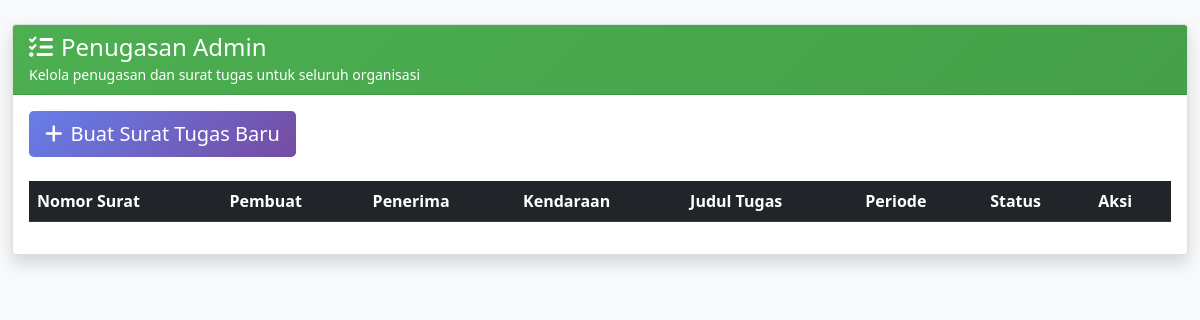
The page /pages/penugasan_admin.php (signed in) on the database as committed earlier.
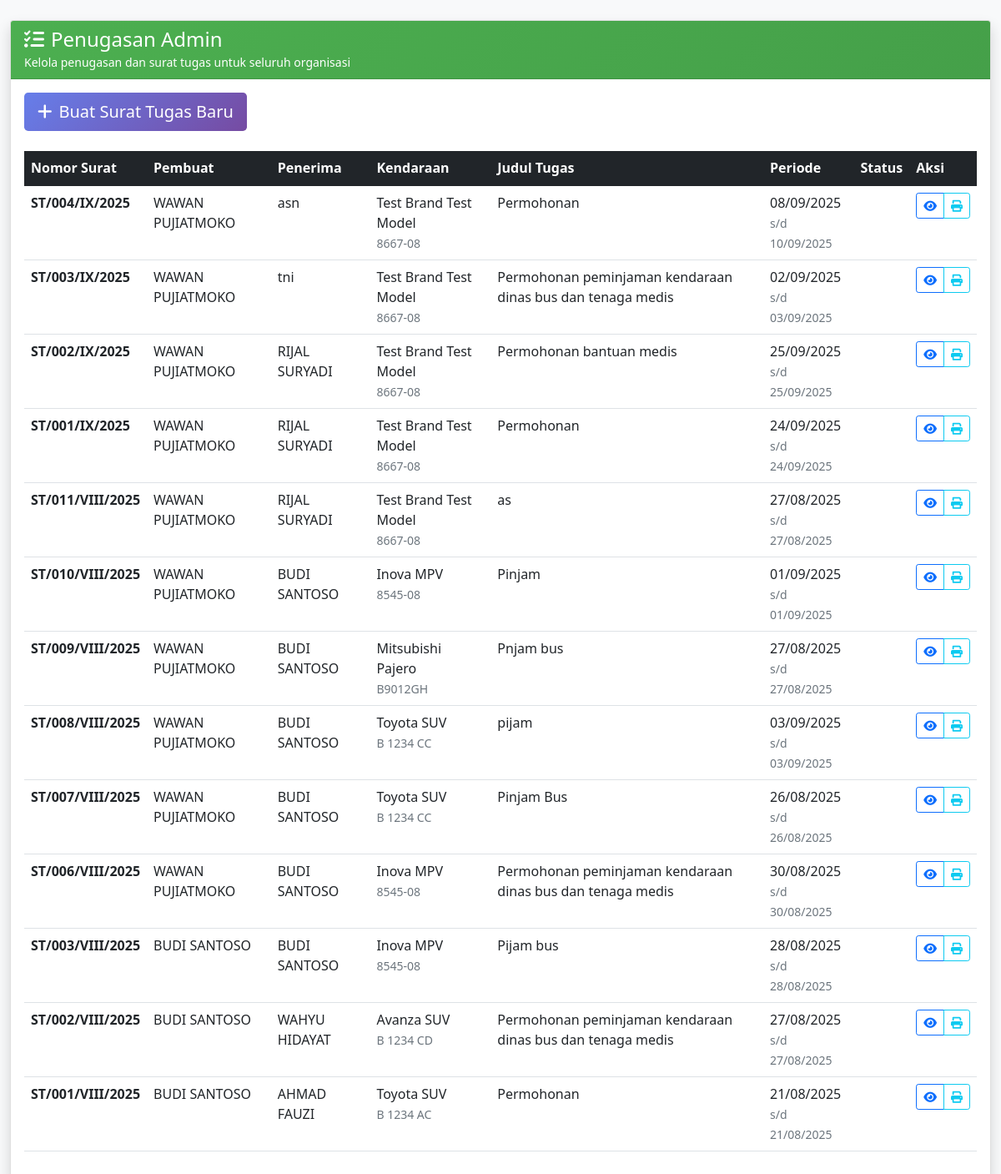
The same page on the database as committed later.
### tables this page shows
CREATE TABLE `surat_tugas` (
  `id` int(11) NOT NULL,
  `nomor_surat` varchar(50) NOT NULL,
  `tanggal_surat` date NOT NULL,
  `klasifikasi` varchar(20) DEFAULT 'Biasa',
  `lampiran` varchar(255) DEFAULT '-',
  `perihal` varchar(255) DEFAULT 'Permohonan peminjaman kendaraan dinas bus dan tenaga medis',
  `kepada_jabatan` varchar(100) DEFAULT 'Dandenma Mabes TNI',
  `kepada_tempat` varchar(50) DEFAULT 'Jakarta',
  `dasar_a` text DEFAULT 'Peraturan Panglima TNI Nomor 24 Tahun 2014 tentang Pengesahan Validasi Organisasi FKT dan;',
  `dasar_b` text DEFAULT 'Surat Perintah Kapusinfolahta TNI Nomor Sprin/97/XI/2023 tanggal 20 Oktober 2023 tentang Fungsi Pengadaan HUT ke-17 Pusinfolahta TNI dan;',
  `berangkat_dari` varchar(100) DEFAULT 'Pusinfolahta TNI',
  `waktu_berangkat` varchar(50) DEFAULT 'Pukul 05.00 WIB s.d selesai',
  `pejabat_ttd_jabatan` varchar(100) DEFAULT 'a.n Kepala Pusinfolahta TNI',
  `pejabat_ttd_sebagai` varchar(50) DEFAULT 'Waka,',
  `tembusan_1` varchar(100) DEFAULT 'Kapusinfolahta TNI',
  `tembusan_2` varchar(100) DEFAULT 'Asops Denma Mabes TNI',
  `tembusan_3` varchar(100) DEFAULT 'Dansetang Denma Mabes TNI',
  `tembusan_4` varchar(100) DEFAULT 'Dansakdok Denma Mabes TNI',
  `kendaraan_id` int(11) NOT NULL,
  `pengguna_id` int(11) NOT NULL,
  `tujuan` varchar(255) NOT NULL,
  `keperluan` text NOT NULL,
  `tanggal_berangkat` date NOT NULL,
  `tanggal_kembali` date DEFAULT NULL,
  `estimasi_km` int(11) DEFAULT NULL,
  `estimasi_bbm` decimal(8,2) DEFAULT NULL,
  `status` enum('Draft','Disetujui','Dalam Perjalanan','Selesai','Dibatalkan') NOT NULL DEFAULT 'Draft',
  `km_berangkat` int(11) DEFAULT NULL,
  `km_kembali` int(11) DEFAULT NULL,
  `bbm_terpakai` decimal(8,2) DEFAULT NULL,
  `laporan_perjalanan` text DEFAULT NULL,
  `pejabat_ttd` varchar(100) DEFAULT NULL,
  `created_at` timestamp NOT NULL DEFAULT current_timestamp(),
  `updated_at` timestamp NOT NULL DEFAULT current_timestamp() ON UPDATE current_timestamp(),
  `created_by` int(11) DEFAULT NULL,
  `updated_by` int(11) DEFAULT NULL,
  `dasar_list` text DEFAULT NULL,
  `tembusan_list` varchar(50) NOT NULL
);

CREATE TABLE `pengguna` (
  `id` int(11) NOT NULL,
  `nrp_nip` varchar(30) DEFAULT NULL,
  `nama_lengkap` varchar(100) NOT NULL,
  `pangkat` varchar(50) DEFAULT NULL,
  `jabatan` enum('Baur Spri Kapus','Baurku','Baurtarlat','Bidduk TI','Caraka','Kabidduk TI','Kabidinfomin','Kabidinfoops','Kabidpamsisfo','Kapusinfolahta TNI','Kasubbid Jarkomta & Duknis','Kasubbid Pam Aplikasi','Kasubbid Pam jarkomta','Kasubbid SDM TI','Kasubbid Sisfogarku','Kasubbid Sisfointel','Kasubbid Sisfoopslat','Kasubbid Sisfopers','Kasubbid Sisfoter','Kataud','Kaurdal','Kaurpers','Kaurtu','Tamudi Kapus','Wakapusinfolahta TNI') DEFAULT NULL,
  `satuan_pns` varchar(200) DEFAULT NULL,
  `no_hp` varchar(20) DEFAULT NULL,
  `email` varchar(100) DEFAULT NULL,
  `alamat` text DEFAULT NULL,
  `status_pegawai` enum('Aktif','Pensiun','Mutasi','Non-Aktif') NOT NULL DEFAULT 'Aktif',
  `status_aktif` enum('Aktif','Tidak Aktif') NOT NULL DEFAULT 'Aktif',
  `jenis_personel` enum('TNI','PNS') DEFAULT NULL,
  `matra` varchar(100) DEFAULT NULL,
  `korps` varchar(100) DEFAULT NULL,
  `kesatuan` varchar(200) DEFAULT NULL,
  `created_at` timestamp NOT NULL DEFAULT current_timestamp(),
  `updated_at` timestamp NOT NULL DEFAULT current_timestamp() ON UPDATE current_timestamp()
);

CREATE TABLE `kendaraan` (
  `id` int(11) NOT NULL,
  `no_polisi` varchar(20) NOT NULL,
  `no_rangka` varchar(50) NOT NULL,
  `no_mesin` varchar(50) NOT NULL,
  `penanggung_jawab` enum('Baur Spri Kapus','Baurku','Baurtarlat','Bidduk TI','Caraka','Kabidduk TI','Kabidinfomin','Kabidinfoops','Kabidpamsisfo','Kapusinfolahta TNI','Kasubbid Jarkomta & Duknis','Kasubbid Pam Aplikasi','Kasubbid Pam jarkomta','Kasubbid SDM TI','Kasubbid Sisfogarku','Kasubbid Sisfointel','Kasubbid Sisfoopslat','Kasubbid Sisfopers','Kasubbid Sisfoter','Kataud','Kaurdal','Kaurpers','Kaurtu','Tamudi Kapus','Wakapusinfolahta TNI') NOT NULL,
  `pengguna_id` int(11) DEFAULT NULL,
  `merk` varchar(50) NOT NULL,
  `tipe` varchar(50) DEFAULT NULL,
  `tahun_pembuatan` year(4) DEFAULT NULL,
  `warna` varchar(30) DEFAULT NULL,
  `jenis` enum('Roda 2','Roda 4','Truk','Bus','Lainnya') DEFAULT 'Roda 4',
  `bahan_bakar` enum('Bensin','Solar','Listrik','Hybrid') DEFAULT 'Bensin',
  `no_reg` varchar(30) DEFAULT NULL,
  `no_stnk` varchar(30) DEFAULT NULL,
  `no_bpkb` varchar(30) DEFAULT NULL,
  `tanggal_berlaku_stnk` date DEFAULT NULL,
  `pemilik_stnk` varchar(100) DEFAULT NULL,
  `status_kepemilikan` enum('Satker','Pinjam Pakai') DEFAULT 'Satker',
  `satker` varchar(50) NOT NULL,
  `kode_barang` varchar(50) DEFAULT NULL,
  `kondisi` enum('Baik','Rusak Ringan','Rusak Berat') DEFAULT 'Baik',
  `status_kendaraan` enum('Operasional','Perbaikan','Rusak','Tidak Aktif') DEFAULT 'Operasional',
  `status_peminjaman` enum('Tersedia','Dipinjam','Maintenance','Rusak') DEFAULT 'Tersedia',
  `tanggal_servis_terakhir` date DEFAULT NULL,
  `last_service_km` int(11) DEFAULT NULL,
  `odometer` int(11) DEFAULT 0,
  `foto` varchar(255) DEFAULT NULL,
  `catatan` text DEFAULT NULL,
  `created_at` timestamp NOT NULL DEFAULT current_timestamp(),
  `updated_at` timestamp NOT NULL DEFAULT current_timestamp() ON UPDATE current_timestamp()
);

### pages/penugasan_admin.php (the view, shortened to what the changed rows need)
<?php
require_once __DIR__ . '/../includes/auth.php';
$surat_tugas_result = $mysqli->query("
    SELECT st.*,
           u_pembuat.nama_lengkap as pembuat_nama,
           u_penerima.nama_lengkap as penerima_nama,
          k.merk, k.tipe, k.no_polisi
    FROM surat_tugas st
    LEFT JOIN pengguna u_pembuat ON st.created_by = u_pembuat.id
    LEFT JOIN pengguna u_penerima ON st.pengguna_id = u_penerima.id
    LEFT JOIN kendaraan k ON st.kendaraan_id = k.id
    ORDER BY st.created_at DESC
");
?>
<!DOCTYPE html>
<html lang="id">
<head>
    <link href="https://cdn.jsdelivr.net/npm/bootstrap@5.1.3/dist/css/bootstrap.min.css" rel="stylesheet">
    <link href="https://cdnjs.cloudflare.com/ajax/libs/font-awesome/6.0.0/css/all.min.css" rel="stylesheet">
</head>
<body class="bg-light">
    <div class="container-fluid mt-4">
        <div class="row">
            <div class="col-12">
                <div class="card shadow">
                    <div class="card-body">
                        <div class="table-responsive">
                            <table class="table table-hover">
                                <thead class="table-dark">
                                    <tr>
                                        <th>Nomor Surat</th>
                                        <th>Pembuat</th>
                                        <th>Penerima</th>
                                        <th>Kendaraan</th>
                                        <th>Judul Tugas</th>
                                        <th>Periode</th>
                                        <th>Status</th>
                                        <th>Aksi</th>
                                    </tr>
                                </thead>
                                <tbody>
                                    <?php while ($row = $surat_tugas_result->fetch_assoc()): ?>
                                    <tr>
                                        <td><strong><?php echo htmlspecialchars($row['nomor_surat']); ?></strong></td>
                                        <td><?php echo htmlspecialchars($row['pembuat_nama']); ?></td>
                                        <td><?php echo htmlspecialchars($row['penerima_nama']); ?></td>
                                        <td>
                                                <?php echo htmlspecialchars($row['merk'] . ' ' . $row['tipe']); ?><br>
                                                <small class="text-muted"><?php echo htmlspecialchars($row['no_polisi']); ?></small>
                                        </td>
                                        <td><?php echo htmlspecialchars($row['perihal']); ?></td>
                                        <td>
                                            <?php echo date('d/m/Y', strtotime($row['tanggal_berangkat'])); ?><br>
                                            <small class="text-muted">s/d <?php echo date('d/m/Y', strtotime($row['tanggal_kembali'])); ?></small>
                                        </td>
                                        <td>
                                            <?php
                                            $status_class = '';
                                            $status_text = '';
                                            ?>
                                            <span class="status-badge <?php echo $status_class; ?>"><?php echo $status_text; ?></span>
                                        </td>
                                        <td>
                                            <div class="btn-group btn-group-sm">
                                                <button class="btn btn-outline-primary" onclick="viewSuratTugas(<?php echo $row['id']; ?>)" title="Lihat Detail">
                                                    <i class="fas fa-eye"></i>
                                                </button>
                                                <button class="btn btn-outline-info" onclick="printSuratTugas(<?php echo $row['id']; ?>)" title="Cetak PDF">
                                                    <i class="fas fa-print"></i>
                                                </button>
                                            </div>
                                        </td>
                                    </tr>
                                    <?php endwhile; ?>
                                </tbody>
                            </table>
                        </div>
                    </div>
                </div>
            </div>
        </div>
    </div>
</body>
</html>

Rows that differ between the two databases and show on the page:
added surat_tugas: nomor_surat "ST/004/IX/2025", created_by.nama_lengkap "WAWAN PUJIATMOKO", pengguna.nama_lengkap "asn", kendaraan.tipe "Test Brand Test Model", kendaraan.no_polisi "8667-08", perihal "Permohonan", tanggal_berangkat "08/09/2025", tanggal_kembali "10/09/2025"
added surat_tugas: nomor_surat "ST/003/IX/2025", created_by.nama_lengkap "WAWAN PUJIATMOKO", pengguna.nama_lengkap "tni", kendaraan.tipe "Test Brand Test Model", kendaraan.no_polisi "8667-08", perihal "Permohonan peminjaman kendaraan dinas bus dan tenaga medis", tanggal_berangkat "02/09/2025", tanggal_kembali "03/09/2025"
added surat_tugas: nomor_surat "ST/002/IX/2025", created_by.nama_lengkap "WAWAN PUJIATMOKO", pengguna.nama_lengkap "RIJAL SURYADI", kendaraan.tipe "Test Brand Test Model", kendaraan.no_polisi "8667-08", perihal "Permohonan bantuan medis", tanggal_berangkat "25/09/2025", tanggal_kembali "25/09/2025"
added surat_tugas: nomor_surat "ST/001/IX/2025", created_by.nama_lengkap "WAWAN PUJIATMOKO", pengguna.nama_lengkap "RIJAL SURYADI", kendaraan.tipe "Test Brand Test Model", kendaraan.no_polisi "8667-08", perihal "Permohonan", tanggal_berangkat "24/09/2025", tanggal_kembali "24/09/2025"
added surat_tugas: nomor_surat "ST/011/VIII/2025", created_by.nama_lengkap "WAWAN PUJIATMOKO", pengguna.nama_lengkap "RIJAL SURYADI", kendaraan.tipe "Test Brand Test Model", kendaraan.no_polisi "8667-08", perihal "as", tanggal_berangkat "27/08/2025", tanggal_kembali "27/08/2025"
added surat_tugas: nomor_surat "ST/010/VIII/2025", created_by.nama_lengkap "WAWAN PUJIATMOKO", pengguna.nama_lengkap "BUDI SANTOSO", kendaraan.tipe "Inova MPV", kendaraan.no_polisi "8545-08", perihal "Pinjam", tanggal_berangkat "01/09/2025", tanggal_kembali "01/09/2025"
added surat_tugas: nomor_surat "ST/009/VIII/2025", created_by.nama_lengkap "WAWAN PUJIATMOKO", pengguna.nama_lengkap "BUDI SANTOSO", kendaraan.tipe "Mitsubishi Pajero", kendaraan.no_polisi "B9012GH", perihal "Pnjam bus", tanggal_berangkat "27/08/2025", tanggal_kembali "27/08/2025"
added surat_tugas: nomor_surat "ST/008/VIII/2025", created_by.nama_lengkap "WAWAN PUJIATMOKO", pengguna.nama_lengkap "BUDI SANTOSO", kendaraan.tipe "Toyota SUV", kendaraan.no_polisi "B 1234 CC", perihal "pijam", tanggal_berangkat "03/09/2025", tanggal_kembali "03/09/2025"
added surat_tugas: nomor_surat "ST/007/VIII/2025", created_by.nama_lengkap "WAWAN PUJIATMOKO", pengguna.nama_lengkap "BUDI SANTOSO", kendaraan.tipe "Toyota SUV", kendaraan.no_polisi "B 1234 CC", perihal "Pinjam Bus", tanggal_berangkat "26/08/2025", tanggal_kembali "26/08/2025"
added surat_tugas: nomor_surat "ST/006/VIII/2025", created_by.nama_lengkap "WAWAN PUJIATMOKO", pengguna.nama_lengkap "BUDI SANTOSO", kendaraan.tipe "Inova MPV", kendaraan.no_polisi "8545-08", perihal "Permohonan peminjaman kendaraan dinas bus dan tenaga medis", tanggal_berangkat "30/08/2025", tanggal_kembali "30/08/2025"
added surat_tugas: nomor_surat "ST/003/VIII/2025", created_by.nama_lengkap "BUDI SANTOSO", kendaraan.tipe "Inova MPV", kendaraan.no_polisi "8545-08", perihal "Pijam bus", tanggal_berangkat "28/08/2025", tanggal_kembali "28/08/2025"
added surat_tugas: nomor_surat "ST/002/VIII/2025", created_by.nama_lengkap "BUDI SANTOSO", pengguna.nama_lengkap "WAHYU HIDAYAT", kendaraan.tipe "Avanza SUV", kendaraan.no_polisi "B 1234 CD", perihal "Permohonan peminjaman kendaraan dinas bus dan tenaga medis", tanggal_berangkat "27/08/2025", tanggal_kembali "27/08/2025"
added surat_tugas: nomor_surat "ST/001/VIII/2025", created_by.nama_lengkap "BUDI SANTOSO", pengguna.nama_lengkap "AHMAD FAUZI", kendaraan.tipe "Toyota SUV", kendaraan.no_polisi "B 1234 AC", perihal "Permohonan", tanggal_berangkat "21/08/2025", tanggal_kembali "21/08/2025"
